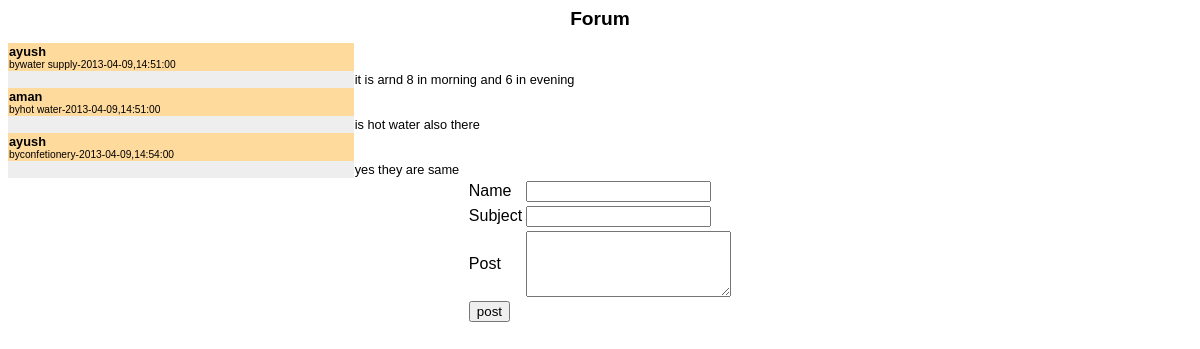
The page /Modules/Forum/forum3.php on the database its author committed.
### tables this page shows
CREATE TABLE IF NOT EXISTS `forum` (
  `forum_id` int(11) NOT NULL,
  `subject` varchar(50) NOT NULL,
  `date` date NOT NULL,
  `time` time NOT NULL,
  `name` varchar(50) NOT NULL,
  `post` varchar(300) NOT NULL,
  PRIMARY KEY (`forum_id`)
);

### Modules/Forum/forum3.php (the view, shortened to what this page needs)
<html>
	<head>
        <link rel="stylesheet" type="text/css" href="style.css">
	</head>
	<body>
	<center><h1>Forum</h1></center>
	 <?php
	$admin=0;
		$qry = "SELECT * FROM forum ";
		$result = mysql_query($qry);
		$countrow=0;
		if($result)
		{	if($admin==1)
				{
					echo "<form action='deleteprocess2.php' method='post'>";
					echo "<input type='hidden' name='lallan' value='top'>";
				}
			echo "<table cellspacing='0' class='forumpost' width='800px'>";
			echo"<tbody>";
			while($post = mysql_fetch_array($result))
			{	$countrow=$countrow+1;
				echo"<tr class='header'>";
				echo"<td class='topic starter'>";
echo "<div class='subject'>".$post['subject']."</div><div class='author'>by".$post['name']."-". $post['date'].",".$post['time']."</div></td></tr>";
echo "<tr>";
echo"<td class='left side'>&nbsp;</td>";
echo"<td class='content'>";
echo"<div class='posting'>".$post['post']."</div></td></tr>";
			}
			echo"</tbody>";
			echo "</table>";
		}
		else
		{
			echo "error";
		}
	 ?>
<form action=postprocess2.php method="post">
		<center>
        <table>
         <tr>
        	<td> Name</td><td><input type="text" name="name" ></td>
			</tr>
             <tr>
			<td>	Subject</td><td><input type="text" name="subject"></td>
		</tr>
             <tr>
			<td> Post</td><td> <textarea rows="4" cols="23" name="post"></textarea></td>
			</tr>
            <tr>
		   <td> <input type="submit" value='post'></td>
			</tr>
            </center>
             </form>
	</body>
</html>

### Modules/Forum/style.css (style rules this page uses)
body { margin:0.5em; padding:0 }
body { font-family:Verdana, Arial, Helvetica, sans-serif; font-size:100% }
h1 { font-size:1.2em }
.forumpost, .forumheaderlist { font-size:0.8em }
.forumpost .topic .subject { font-weight:bold }
.forumpost .topic .author { font-size:0.8em }
body { background-color:#FFF }
.forumheaderlist, .forumpost { border-color:#DDD; background-color:#FFF }
.forumpost .content { background:#FFF }
.forumpost .content .posting { word-wrap: break-word; }
.forumpost .left { background:#EEE }
.forumpost .topic { border-bottom-color:#EEE }
.forumpost .starter { background-color:#FFDA9D }

### rows shown on the page
forum: subject "ayush", name "water supply", date "2013-04-09", time "14:51:00", post "it is arnd 8 in morning and 6 in evening"
forum: subject "aman", name "hot water", date "2013-04-09", time "14:51:00", post "is hot water also there"
forum: subject "ayush", name "confetionery", date "2013-04-09", time "14:54:00", post "yes they are same"
